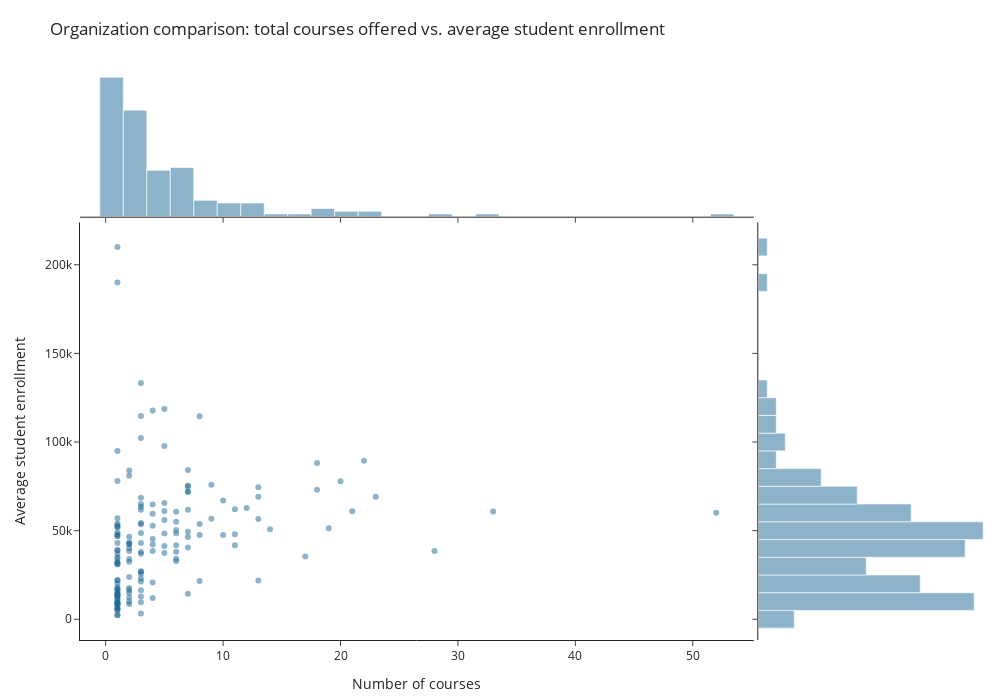

Here is the notebook cell this chart was saved with:
### Code cell
fig = px.scatter(
    df_grouped_per_organization, 
    x = "count", 
    y = "mean", 
    marginal_x="histogram", 
    marginal_y="histogram", 
    template="simple_white",
    height=700,
    width=1000,
    color_discrete_sequence = ["#1D6996"],
    title="Organization comparison: total courses offered vs. average student enrollment",
        labels={
        "count": "Number of courses",
        "mean": "Average student enrollment"
    }
)

fig.update_layout(
    hoverlabel=dict(
        bgcolor="white",
        bordercolor = "white",
        font=dict(
            color="#494a5e"
        )
    ),
    margin=dict(r = 5, t = 70, b = 60)
)

fig.update_traces(
    marker=dict(color="#1D6996", opacity=0.5),
    selector=dict(type="scatter"),
    hovertemplate="Number of courses: %{x}<br>" + 
    "AVG number of students per course: %{y}"
)

fig.show()

### Figure 1 — Plotly figure (JSON) as saved in the notebook; plotly's stock layout.template omitted (floating-point values rounded to 4 significant figures; data arrays with more than 128 entries replaced by an {"elided": "..."} marker saying what was removed)
{"data": [{"hovertemplate": "Number of courses: %{x}<br>AVG number of students per course: %{y}", "legendgroup": "", "marker": {"color": "#1D6996", "opacity": 0.5, "symbol": "circle"}, "mode": "markers", "name": "", "orientation": "v", "showlegend": false, "type": "scatter", "x": {"elided": "153 int values"}, "xaxis": "x", "y": {"elided": "153 float values"}, "yaxis": "y"}, {"alignmentgroup": "True", "bingroup": "x", "hovertemplate": "Number of courses=%{x}<br>count=%{y}<extra></extra>", "legendgroup": "", "marker": {"color": "#1D6996"}, "name": "", "offsetgroup": "", "opacity": 0.5, "showlegend": false, "type": "histogram", "x": {"elided": "153 int values"}, "xaxis": "x3", "yaxis": "y3"}, {"alignmentgroup": "True", "bingroup": "y", "hovertemplate": "Average student enrollment=%{y}<br>count=%{x}<extra></extra>", "legendgroup": "", "marker": {"color": "#1D6996"}, "name": "", "offsetgroup": "", "opacity": 0.5, "showlegend": false, "type": "histogram", "xaxis": "x2", "y": {"elided": "153 float values"}, "yaxis": "y2"}], "layout": {"barmode": "overlay", "height": 700, "hoverlabel": {"bgcolor": "white", "bordercolor": "white", "font": {"color": "#494a5e"}}, "legend": {"tracegroupgap": 0}, "margin": {"b": 60, "r": 5, "t": 70}, "title": {"text": "Organization comparison: total courses offered vs. average student enrollment"}, "width": 1000, "xaxis": {"anchor": "y", "domain": [0, 0.7363], "title": {"text": "Number of courses"}}, "xaxis2": {"anchor": "y2", "domain": [0.7413, 1], "matches": "x2", "showline": false, "showticklabels": false, "ticks": ""}, "xaxis3": {"anchor": "y3", "domain": [0, 0.7363], "matches": "x", "showticklabels": false}, "xaxis4": {"anchor": "y4", "domain": [0.7413, 1], "matches": "x2", "showline": false, "showticklabels": false, "ticks": ""}, "yaxis": {"anchor": "x", "domain": [0, 0.7326], "title": {"text": "Average student enrollment"}}, "yaxis2": {"anchor": "x2", "domain": [0, 0.7326], "matches": "y", "showticklabels": false}, "yaxis3": {"anchor": "x3", "domain": [0.7426, 1], "matches": "y3", "showline": false, "showticklabels": false, "ticks": ""}, "yaxis4": {"anchor": "x4", "domain": [0.7426, 1], "matches": "y3", "showline": false, "showticklabels": false, "ticks": ""}}}
